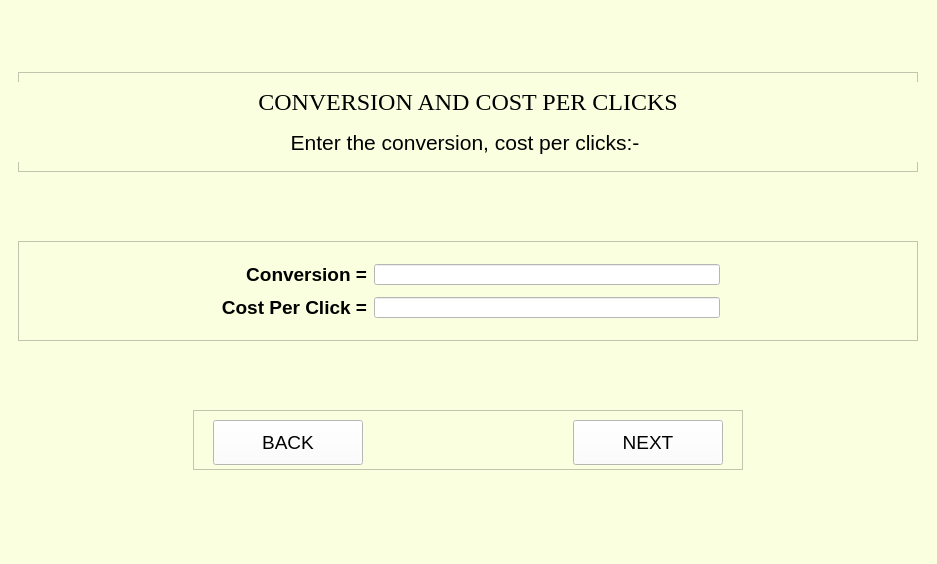
<?xml version="1.0" encoding="UTF-8"?>
<ui version="4.0">
 <class>MainWindow</class>
 <widget class="QMainWindow" name="MainWindow">
  <property name="geometry">
   <rect>
    <x>0</x>
    <y>0</y>
    <width>937</width>
    <height>564</height>
   </rect>
  </property>
  <property name="windowTitle">
   <string>MainWindow</string>
  </property>
  <property name="styleSheet">
   <string notr="true">background-color:rgb(250, 255, 224)</string>
  </property>
  <widget class="QWidget" name="centralwidget">
   <layout class="QVBoxLayout" name="verticalLayout">
    <item alignment="Qt::AlignHCenter">
     <widget class="QFrame" name="frame">
      <property name="minimumSize">
       <size>
        <width>900</width>
        <height>100</height>
       </size>
      </property>
      <property name="maximumSize">
       <size>
        <width>900</width>
        <height>100</height>
       </size>
      </property>
      <property name="frameShape">
       <enum>QFrame::StyledPanel</enum>
      </property>
      <property name="frameShadow">
       <enum>QFrame::Raised</enum>
      </property>
      <widget class="QLabel" name="label_10">
       <property name="geometry">
        <rect>
         <x>0</x>
         <y>10</y>
         <width>900</width>
         <height>40</height>
        </rect>
       </property>
       <property name="minimumSize">
        <size>
         <width>900</width>
         <height>40</height>
        </size>
       </property>
       <property name="maximumSize">
        <size>
         <width>900</width>
         <height>40</height>
        </size>
       </property>
       <property name="font">
        <font>
         <family>Times New Roman</family>
         <pointsize>18</pointsize>
        </font>
       </property>
       <property name="text">
        <string>CONVERSION AND COST PER CLICKS</string>
       </property>
       <property name="alignment">
        <set>Qt::AlignCenter</set>
       </property>
      </widget>
      <widget class="QLabel" name="label">
       <property name="geometry">
        <rect>
         <x>0</x>
         <y>50</y>
         <width>900</width>
         <height>40</height>
        </rect>
       </property>
       <property name="minimumSize">
        <size>
         <width>900</width>
         <height>40</height>
        </size>
       </property>
       <property name="maximumSize">
        <size>
         <width>900</width>
         <height>40</height>
        </size>
       </property>
       <property name="font">
        <font>
         <family>Arial</family>
         <pointsize>16</pointsize>
        </font>
       </property>
       <property name="layoutDirection">
        <enum>Qt::LeftToRight</enum>
       </property>
       <property name="text">
        <string>Enter the conversion, cost per clicks:- </string>
       </property>
       <property name="alignment">
        <set>Qt::AlignCenter</set>
       </property>
      </widget>
     </widget>
    </item>
    <item alignment="Qt::AlignHCenter">
     <widget class="QFrame" name="frame_2">
      <property name="minimumSize">
       <size>
        <width>900</width>
        <height>100</height>
       </size>
      </property>
      <property name="maximumSize">
       <size>
        <width>900</width>
        <height>100</height>
       </size>
      </property>
      <property name="frameShape">
       <enum>QFrame::StyledPanel</enum>
      </property>
      <property name="frameShadow">
       <enum>QFrame::Raised</enum>
      </property>
      <widget class="QWidget" name="layoutWidget">
       <property name="geometry">
        <rect>
         <x>200</x>
         <y>20</y>
         <width>507</width>
         <height>62</height>
        </rect>
       </property>
       <property name="font">
        <font>
         <family>Arial</family>
         <pointsize>14</pointsize>
         <weight>50</weight>
         <bold>false</bold>
        </font>
       </property>
       <layout class="QFormLayout" name="formLayout">
        <property name="labelAlignment">
         <set>Qt::AlignRight|Qt::AlignTrailing|Qt::AlignVCenter</set>
        </property>
        <property name="horizontalSpacing">
         <number>7</number>
        </property>
        <property name="verticalSpacing">
         <number>12</number>
        </property>
        <property name="leftMargin">
         <number>3</number>
        </property>
        <property name="topMargin">
         <number>3</number>
        </property>
        <property name="rightMargin">
         <number>5</number>
        </property>
        <property name="bottomMargin">
         <number>5</number>
        </property>
        <item row="0" column="0">
         <widget class="QLabel" name="label_3">
          <property name="font">
           <font>
            <family>Arial</family>
            <pointsize>14</pointsize>
            <weight>75</weight>
            <bold>true</bold>
           </font>
          </property>
          <property name="text">
           <string>Conversion =</string>
          </property>
          <property name="alignment">
           <set>Qt::AlignRight|Qt::AlignTrailing|Qt::AlignVCenter</set>
          </property>
         </widget>
        </item>
        <item row="0" column="1">
         <widget class="QLineEdit" name="cost_per_click_1">
          <property name="font">
           <font>
            <family>Arial</family>
            <pointsize>12</pointsize>
            <weight>50</weight>
            <bold>false</bold>
           </font>
          </property>
          <property name="styleSheet">
           <string notr="true">background-color:rgb(255, 255, 255)</string>
          </property>
         </widget>
        </item>
        <item row="1" column="0">
         <widget class="QLabel" name="label_2">
          <property name="font">
           <font>
            <family>Arial</family>
            <pointsize>14</pointsize>
            <weight>75</weight>
            <bold>true</bold>
           </font>
          </property>
          <property name="text">
           <string>Cost Per Click =</string>
          </property>
          <property name="alignment">
           <set>Qt::AlignRight|Qt::AlignTrailing|Qt::AlignVCenter</set>
          </property>
         </widget>
        </item>
        <item row="1" column="1">
         <widget class="QLineEdit" name="cost_per_click_2">
          <property name="font">
           <font>
            <family>Arial</family>
            <pointsize>12</pointsize>
            <weight>50</weight>
            <bold>false</bold>
           </font>
          </property>
          <property name="styleSheet">
           <string notr="true">background-color:rgb(255, 255, 255)</string>
          </property>
         </widget>
        </item>
       </layout>
      </widget>
     </widget>
    </item>
    <item alignment="Qt::AlignHCenter">
     <widget class="QFrame" name="frame_3">
      <property name="minimumSize">
       <size>
        <width>550</width>
        <height>60</height>
       </size>
      </property>
      <property name="maximumSize">
       <size>
        <width>550</width>
        <height>60</height>
       </size>
      </property>
      <property name="frameShape">
       <enum>QFrame::StyledPanel</enum>
      </property>
      <property name="frameShadow">
       <enum>QFrame::Raised</enum>
      </property>
      <widget class="QPushButton" name="nextButton">
       <property name="geometry">
        <rect>
         <x>380</x>
         <y>10</y>
         <width>150</width>
         <height>45</height>
        </rect>
       </property>
       <property name="minimumSize">
        <size>
         <width>150</width>
         <height>45</height>
        </size>
       </property>
       <property name="maximumSize">
        <size>
         <width>150</width>
         <height>45</height>
        </size>
       </property>
       <property name="font">
        <font>
         <family>Arial</family>
         <pointsize>14</pointsize>
        </font>
       </property>
       <property name="styleSheet">
        <string notr="true">background-color:rgb(255, 255, 255)</string>
       </property>
       <property name="text">
        <string>NEXT</string>
       </property>
      </widget>
      <widget class="QPushButton" name="backButton">
       <property name="geometry">
        <rect>
         <x>20</x>
         <y>10</y>
         <width>150</width>
         <height>45</height>
        </rect>
       </property>
       <property name="minimumSize">
        <size>
         <width>150</width>
         <height>45</height>
        </size>
       </property>
       <property name="maximumSize">
        <size>
         <width>150</width>
         <height>45</height>
        </size>
       </property>
       <property name="font">
        <font>
         <family>Arial</family>
         <pointsize>14</pointsize>
        </font>
       </property>
       <property name="styleSheet">
        <string notr="true">background-color:rgb(255, 255, 255)</string>
       </property>
       <property name="text">
        <string>BACK</string>
       </property>
      </widget>
     </widget>
    </item>
   </layout>
  </widget>
  <widget class="QMenuBar" name="menubar">
   <property name="geometry">
    <rect>
     <x>0</x>
     <y>0</y>
     <width>937</width>
     <height>21</height>
    </rect>
   </property>
  </widget>
  <widget class="QStatusBar" name="statusbar"/>
 </widget>
 <resources/>
 <connections/>
</ui>
